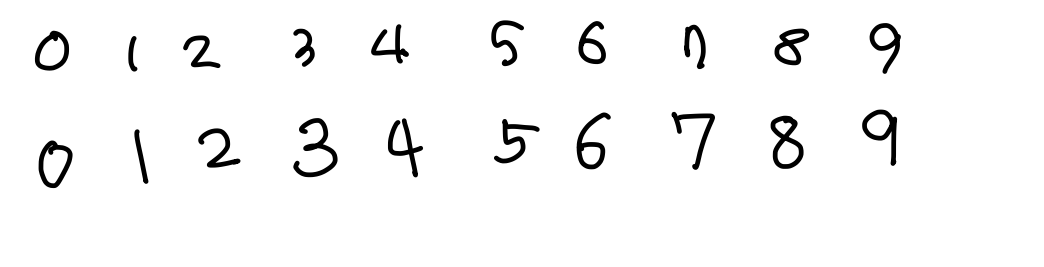
#> input picture 기말팀플/img_yn4.PNG, 1044 x 267 px, found by its file name
$ jupyter execute handwritten_test.ipynb
#> lines starting #> are read from the running program, lines starting #| are printed output that depends on the picture; after the words box and inside, x2 and y2 are one past the last pixel; in counts of white or black regions, pixels touching at a corner belong together
[cell 1]
import matplotlib.pyplot as plt
from matplotlib.image import imread
import cv2
import numpy as np

[cell 2]
img = imread('img_yn4.png')
#> img is the input picture: shape (267, 1044, 4) float32; mean R, G, B, A 0.965, 0.965, 0.965, 1
plt.figure(figsize=(15,12))
plt.imshow(img)

[cell 3]
img_gray = cv2.cvtColor(img, cv2.COLOR_BGR2GRAY)
plt.figure(figsize=(15,12))
plt.imshow(img_gray)

[cell 4]
img_blur = cv2.GaussianBlur(img_gray, (5, 5), 0)
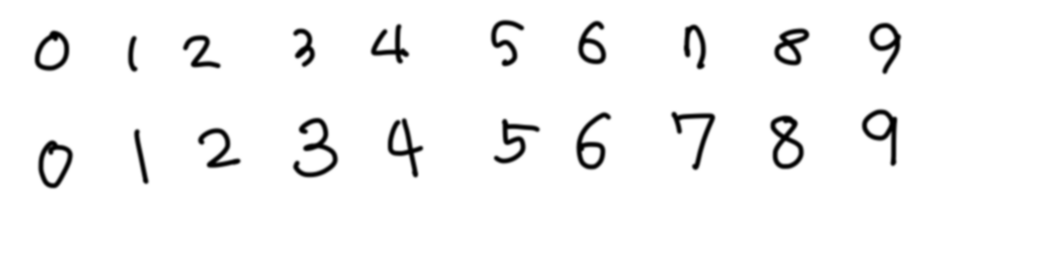
#> img_blur: shape (267, 1044) float32; min 0, max 1, mean 0.965
plt.figure(figsize=(15,12))
plt.imshow(img_blur)

[cell 5]
#  이미지 내의 경계 찾기
ret, img_th = cv2.threshold(img_blur, 0, 230, cv2.THRESH_BINARY_INV)
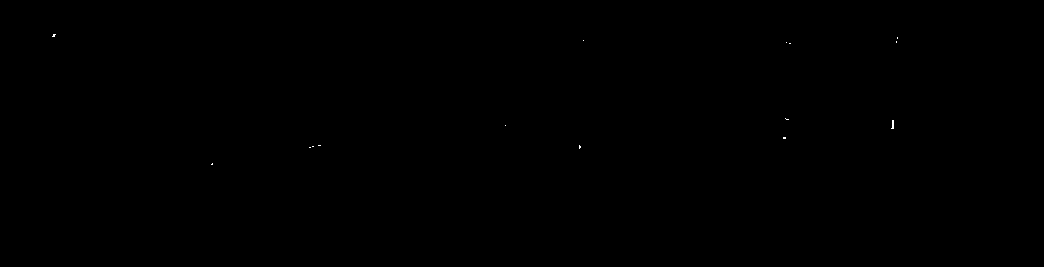
#> img_th: shape (267, 1044) float32; values 0 (black) and 230 (white), 0.02% white in thin lines or dots, all inside (x1, y1, x2, y2) = (52, 34, 898, 165)
img_th = img_th.astype(np.uint8)
img_th

[cell 6]
contours, hierachy = cv2.findContours(img_th.copy(), cv2.RETR_EXTERNAL, cv2.CHAIN_APPROX_SIMPLE)
#> contours = 15 contours, all with area under 20
print(len(contours))
#| 15
rects = [cv2.boundingRect(each) for each in contours]
#> rects = [(211, 163, 2, 2), (309, 147, 2, 1), (312, 146, 2, 1), (579, 145, 2, 4), (318, 145, 3, 1), (783, 137, 3, 2), (505, 125, 1, 1), (891, 120, 3, 9), (785, 118, 4, 2), (789, 43, 2, 1), (786, 42, 1, 1), (896, 41, 1, 2), (583, 40, 1, 1), (897, 37, 1, 2), (52, 34, 4, 3)]
rects
#> Out has the same summary as rects
